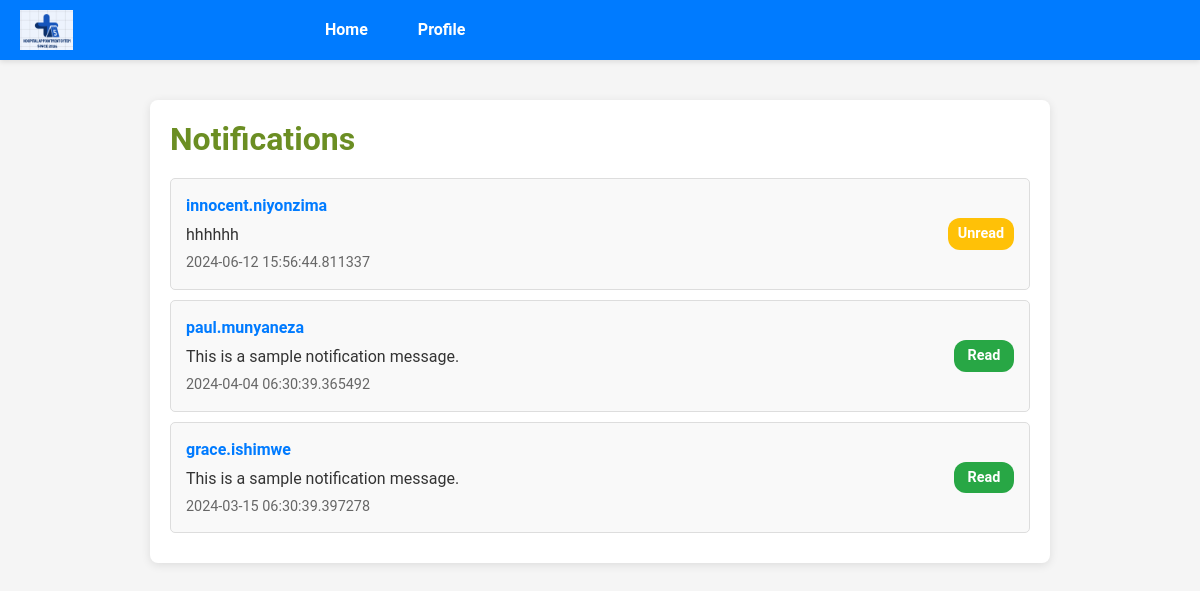
Screenshot of /staff/notifications (signed in) with the database file from the repository.
### models/models.py (models this page shows)
class Notification(db.Model):
    __tablename__ = 'notification'
    notification_id = db.Column(db.String(10), primary_key=True)
    sender_id = db.Column(db.String(10), db.ForeignKey('user.user_id'), nullable=False)
    recipient_id = db.Column(db.String(10), db.ForeignKey('user.user_id'), nullable=False)
    message = db.Column(db.Text, nullable=False)
    timestamp = db.Column(db.DateTime, nullable=False, default=datetime.now(timezone.utc))
    status = db.Column(Enum('unread', 'read', name='notification_status'), nullable=False, default='unread')
    sender = db.relationship('User', foreign_keys=[sender_id], backref='sent_notifications')
    recipient = db.relationship('User', foreign_keys=[recipient_id], backref='received_notifications')

class User(db.Model):
    __tablename__ = 'user'
    user_id = db.Column(db.String(10), primary_key=True)
    username = db.Column(db.String(50), nullable=False, unique=True)
    password = db.Column(db.String(255), nullable=False)
    email = db.Column(db.String(100), nullable=False, unique=True)
    role = db.Column(Enum('client', 'staff', 'admin', name='user_roles'), nullable=False)
    client = db.relationship('Client', back_populates='user', uselist=False)
    staff = db.relationship('Staff', back_populates='user', uselist=False)
    followups = db.relationship('FollowUp', back_populates='user')
    feedbacks = db.relationship('Feedback', back_populates='user')
    appointments = db.relationship('Appointment', back_populates='user')

### staff/routes.py (the view)
@staff_bp.route('/notifications', methods=['GET'])
def view_notifications():
    if 'user_id' not in session or session.get('role') != 'staff':
        flash('Please log in as a staff member to view notifications.', 'error')
        return redirect(url_for('staff.staff_login'))
    notifications = Notification.query.filter_by(recipient_id=session['user_id']).order_by(Notification.timestamp.desc()).all()
    return render_template('staff/notifications.html', notifications=notifications)

### templates/staff/notifications.html (shortened to what this page needs)
<!DOCTYPE html>
<html lang="en">
<head>
    <link rel="stylesheet" href="https://cdnjs.cloudflare.com/ajax/libs/font-awesome/6.5.2/css/all.min.css" />
    <link href="https://cdn.jsdelivr.net/npm/bootstrap@5.3.3/dist/css/bootstrap.min.css" rel="stylesheet">
    <link rel="stylesheet" href="{{ url_for('static', filename='css/notifications.css') }}">
</head>
<body class="my-6">
<header>
    <div class="logo">
        <img src="{{ url_for('static', filename='images/OUR_SYSTEM_LOGO_SHAS.png') }}" alt="logo">
    </div>
    <div class="navs w-75">
        <ul>
            <li><a href="/staff/dashboard">Home</a></li>
            <li><a href="/staff/profile">Profile</a></li>
        </ul>
    </div>
</header>
<div class="container my-6">
    <div class="content_part">
        <h2>Notifications</h2>
        <ul class="notification-list">
            {% for notification in notifications %}
            <li class="notification-item">
                <div class="notification-details">
                    <div class="sender">{{ notification.sender.username }}</div>
                    <div class="message">{{ notification.message }}</div>
                    <div class="timestamp">{{ notification.timestamp }}</div>
                </div>
                {% if notification.status == 'unread' %}
                <div class="status unread">Unread</div>
                {% else %}
                <div class="status read">Read</div>
                {% endif %}
            </li>
            {% endfor %}
        </ul>
    </div>
</div>
</body>
</html>

### static/css/notifications.css (style rules this page uses)
body { font-family: 'Roboto', sans-serif; background-color: #f5f5f5; color: #333; margin: 0; padding: 0; }
header { display: flex; align-items: center; justify-content: space-between; padding: 10px 20px; background-color: #007bff; color: white; box-shadow: 0 2px 5px rgba(0, 0, 0, 0.1); }
header .logo img { height: 40px; }
header .navs ul { list-style: none; margin: 0; padding: 0; display: flex; }
header .navs ul li { margin-right: 20px; }
header .navs ul li a { text-decoration: none; color: white; font-weight: bold; padding: 8px 15px; border-radius: 5px; transition: background-color 0.3s; }
.container { max-width: 900px; margin: 40px auto; padding: 20px; background-color: white; box-shadow: 0 2px 10px rgba(0, 0, 0, 0.1); border-radius: 8px; }
h2 { color: olivedrab; margin-bottom: 20px; font-weight: bold; }
.notification-list { list-style: none; margin: 0; padding: 0; }
.notification-item { display: flex; justify-content: space-between; align-items: center; padding: 15px; margin-bottom: 10px; border: 1px solid #ddd; border-radius: 5px; background-color: #f9f9f9; transition: background-color 0.3s, border-color 0.3s; }
.notification-details { flex: 1; }
.notification-details .sender { font-weight: bold; color: #007bff; }
.notification-details .message { margin: 5px 0; }
.notification-details .timestamp { font-size: 0.9em; color: #666; }
.status { padding: 5px 10px; border-radius: 12px; font-size: 0.9em; font-weight: bold; text-align: center; min-width: 60px; }
.status.unread { background-color: #ffc107; color: white; }
.status.read { background-color: #28a745; color: white; }

### rows the page displays
Notification: sender.username "innocent.niyonzima", message "hhhhhh", timestamp "2024-06-12 15:56:44.811337", status "Unread"
Notification: sender.username "paul.munyaneza", message "This is a sample notification message.", timestamp "2024-04-04 06:30:39.365492", status "Read"
Notification: sender.username "grace.ishimwe", message "This is a sample notification message.", timestamp "2024-03-15 06:30:39.397278", status "Read"
